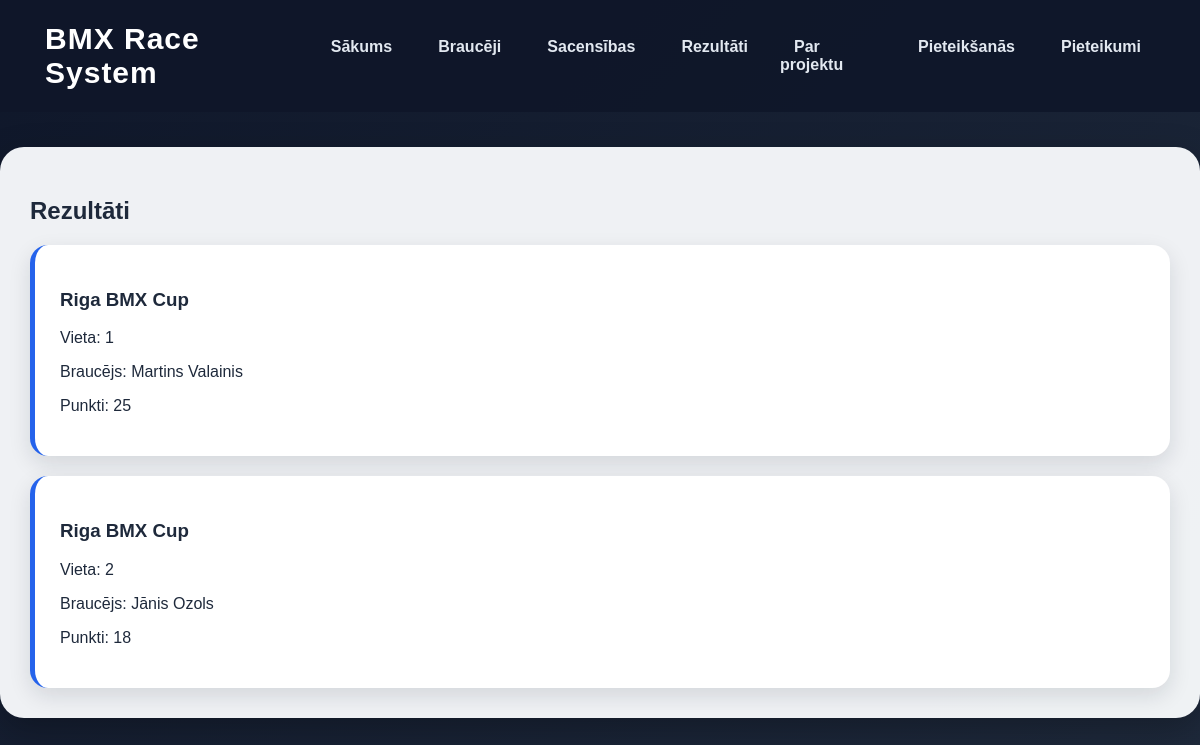
The page /results on the database as committed earlier.
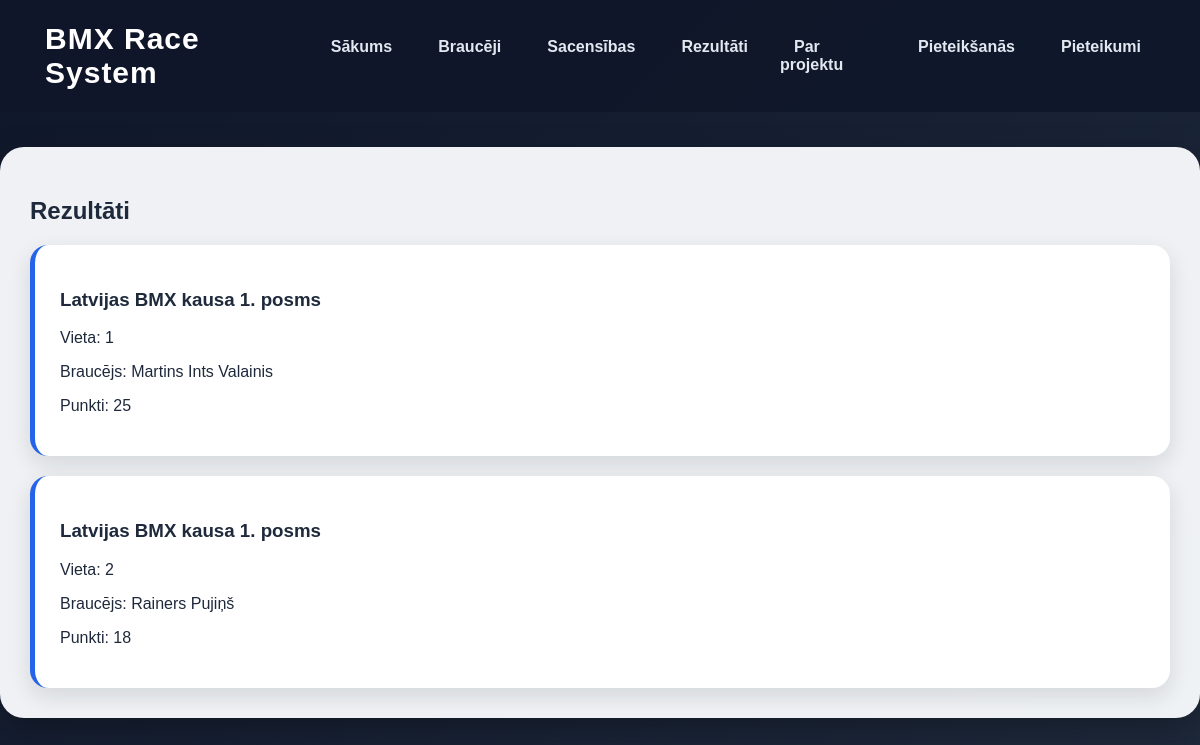
The same page on the database as committed later.
### tables this page shows
CREATE TABLE results (
            id INTEGER PRIMARY KEY AUTOINCREMENT,
            rider_id INTEGER,
            race_id INTEGER,
            place INTEGER NOT NULL,
            points INTEGER NOT NULL,
            FOREIGN KEY (rider_id) REFERENCES riders (id),
            FOREIGN KEY (race_id) REFERENCES races (id)
        );

CREATE TABLE races (
            id INTEGER PRIMARY KEY AUTOINCREMENT,
            title TEXT NOT NULL,
            race_date TEXT NOT NULL,
            location TEXT NOT NULL
        );

CREATE TABLE riders (
            id INTEGER PRIMARY KEY AUTOINCREMENT,
            name TEXT NOT NULL,
            age INTEGER NOT NULL,
            team_id INTEGER,
            FOREIGN KEY (team_id) REFERENCES teams (id)
        );

### app.py (the view)
@app.route("/results")
def results():
    conn = get_db_connection()
    results = conn.execute("""
        SELECT results.place, results.points, riders.name AS rider_name, races.title AS race_title
        FROM results
        JOIN riders ON results.rider_id = riders.id
        JOIN races ON results.race_id = races.id
        ORDER BY results.place
    """).fetchall()
    conn.close()
    return render_template("results.html", results=results)

### app.py (called while the page is built)
def get_db_connection():
    conn = sqlite3.connect("database.db")
    conn.row_factory = sqlite3.Row
    return conn

### templates/results.html
{% extends "base.html" %}
{% block content %}
<h2>Rezultāti</h2>
{% for result in results %}
<div class="card">
    <h3>{{ result.race_title }}</h3>
    <p>Vieta: {{ result.place }}</p>
    <p>Braucējs: {{ result.rider_name }}</p>
    <p>Punkti: {{ result.points }}</p>
</div>
{% endfor %}
{% endblock %}

Rows that differ between the two databases and show on the page:
changed through a linked row, results: race_title "Riga BMX Cup" → "Latvijas BMX kausa 1. posms"; rider_name "Martins Valainis" → "Martins Ints Valainis"
changed through a linked row, results: race_title "Riga BMX Cup" → "Latvijas BMX kausa 1. posms"; rider_name "Jānis Ozols" → "Rainers Pujiņš"
